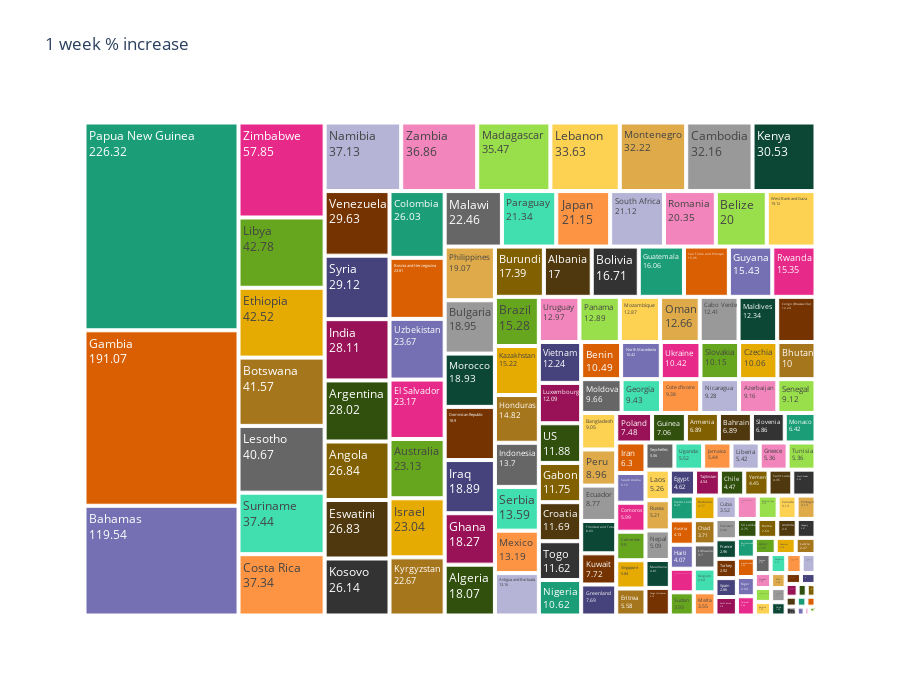

Source (notebook cell):
### Code cell
plot_treemap('1 week % increase')

### Figure 1 — Plotly figure (JSON) as saved in the notebook; plotly's stock layout.template omitted (floating-point values rounded to 4 significant figures; data arrays with more than 128 entries replaced by an {"elided": "..."} marker saying what was removed)
{"data": [{"branchvalues": "total", "domain": {"x": [0, 1], "y": [0, 1]}, "hovertemplate": "labels=%{label}<br>1 week % increase=%{value}<br>parent=%{parent}<br>id=%{id}<extra></extra>", "ids": {"elided": "187 str values"}, "labels": {"elided": "187 str values"}, "name": "", "parents": {"elided": "187 str values"}, "textinfo": "label+text+value", "type": "treemap", "values": {"elided": "187 float values"}}], "layout": {"height": 700, "legend": {"tracegroupgap": 0}, "title": {"text": "1 week % increase"}, "treemapcolorway": ["rgb(27,158,119)", "rgb(217,95,2)", "rgb(117,112,179)", "rgb(231,41,138)", "rgb(102,166,30)", "rgb(230,171,2)", "rgb(166,118,29)", "rgb(102,102,102)"]}}
